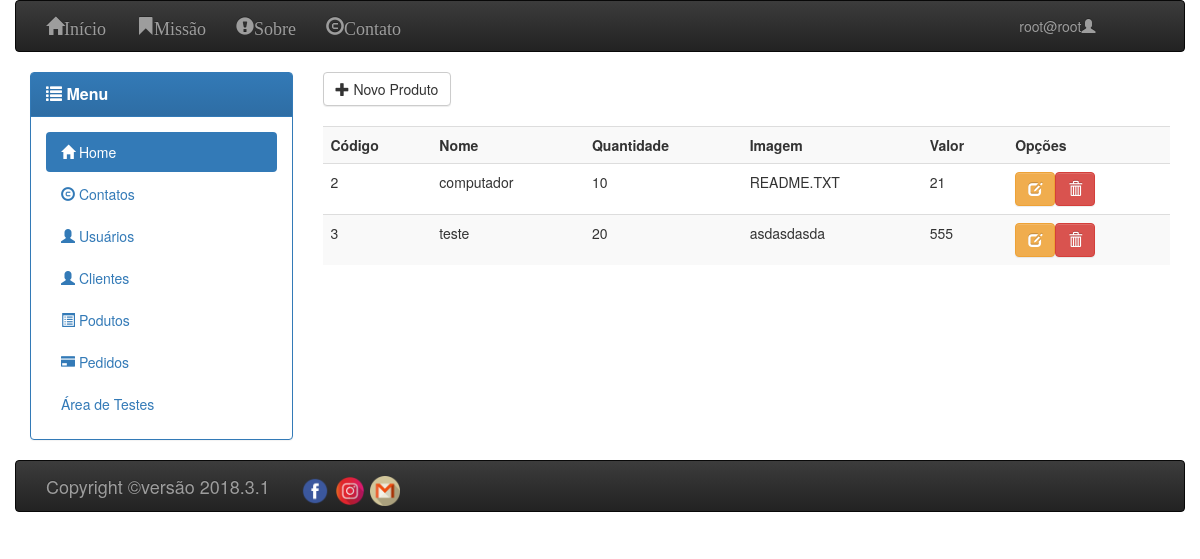
The app's page /?page=ControllerProduto&option=lista (signed in) with its own data.
### tables this page shows
CREATE TABLE `produto` (
  `prod_pk_id` int(11) NOT NULL,
  `prod_nome` varchar(255) DEFAULT NULL,
  `prod_quantidade` int(255) DEFAULT NULL,
  `prod_imagem` varchar(255) DEFAULT NULL,
  `prod_valor` int(255) DEFAULT NULL
);

### controller/ControllerProduto.php (called while the page is built, shortened)
<?php
include_once server_path("dao/DAOProduto.php");
class ControllerProduto {
    public static function lista() {
        try {
            $produtos = DAOProduto::select();
        } catch (Exception $erro) {
            redirect(server_url("?erro=" . $erro->getMessage()));
        }
        include_once server_path('view/produto/list.php');
    }
}

### controller/ControllerValidation.php (called while the page is built, shortened)
<?php
class validar {
    public static function validar_option() {
        $classe = ucfirst($_GET['page']);
        $metodo = $_GET['option'];
        $classe::$metodo();
        return true;
    }
}

### conf.php (called while the page is built, shortened)
<?php
function server_url($caminho = "") {
    return $GLOBALS['server_url'] . $caminho;
}

### dao/DAOProduto.php (called while the page is built, shortened)
<?php
class DAOProduto extends DAOConexao {
    public static function select() {
        $query = "SELECT * FROM myboutique.produto";
        try {
            $conexao = DAOConexao::getInstance();
        } catch (Exception $erro) {
            throw new Exception($erro->getMessage());
        }
        $busca = $conexao->prepare($query);
        $busca->execute();
        return $busca->fetchAll(PDO::FETCH_OBJ);
    }
}

### view/produto/list.php (the view, shortened to what this page needs)
<div class="col-lg-3"><?php menu(); ?></div>
<div class="col-lg-9">
    <a href="<?php echo server_url('?page=ControllerProduto&option=novo'); ?>" class="btn btn-default">
        <span class="glyphicon glyphicon-plus"></span>
        Novo Produto
    </a>
    <br><br>
    <?php
    if ($produtos == false) {
        echo '<h2>Não existe(m) produto(s) cadastrado(s)!</h2>';
    } else {
        echo '<table class="table table-hover table-striped">';
        echo '<tr>';
        echo '<th>Código</th>';
        echo '<th>Nome</th>';
        echo '<th>Quantidade</th>';
        echo '<th>Imagem</th>';
        echo '<th>Valor</th>';
        echo '<th>Opções</th>';
        echo '</tr>';
        foreach ($produtos as $cada_produto) {
            echo '<tr>';
            echo '<td>', $cada_produto->prod_pk_id, '</td>';
            echo '<td>', $cada_produto->prod_nome, '</td>';
            echo '<td>', $cada_produto->prod_quantidade, '</td>';
            echo '<td>', $cada_produto->prod_imagem, '</td>';
            echo '<td>', $cada_produto->prod_valor, '</td>';
            echo '<td>';
            echo '<a href="', server_url('?page=ControllerProduto&option=edita&prod_pk_id=' . $cada_produto->prod_pk_id), '" class="btn btn-warning">';
            echo '<span class="glyphicon glyphicon-edit"></span>';
            echo '</a>';
            echo '<a data-toggle="modal" href="', server_url('?page=ControllerProduto&option=excluir&prod_pk_id=' . $cada_produto->prod_pk_id), '" class="btn btn-danger">';
            echo '<span class="glyphicon glyphicon-trash"></span>';
            echo '</a>';
            echo '</td>';
            echo '</tr>';
        }
        echo '</table>';
    }
    ?>
</div>

### records on screen
produto: prod_pk_id "2", prod_nome "computador", prod_quantidade "10", prod_imagem "README.TXT", prod_valor "21"
produto: prod_pk_id "3", prod_nome "teste", prod_quantidade "20", prod_imagem "asdasdasda", prod_valor "555"

### other values on screen
$us->usua_nome "root@root"
